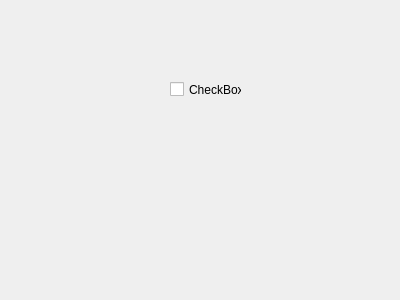
<?xml version="1.0" encoding="UTF-8"?>
<ui version="4.0">
 <class>newQuestDialog</class>
 <widget class="QDialog" name="newQuestDialog">
  <property name="geometry">
   <rect>
    <x>0</x>
    <y>0</y>
    <width>400</width>
    <height>300</height>
   </rect>
  </property>
  <property name="windowTitle">
   <string>Dialog</string>
  </property>
  <widget class="QCheckBox" name="checkBox">
   <property name="geometry">
    <rect>
     <x>170</x>
     <y>80</y>
     <width>72</width>
     <height>19</height>
    </rect>
   </property>
   <property name="text">
    <string>CheckBox</string>
   </property>
  </widget>
 </widget>
 <resources/>
 <connections/>
</ui>
